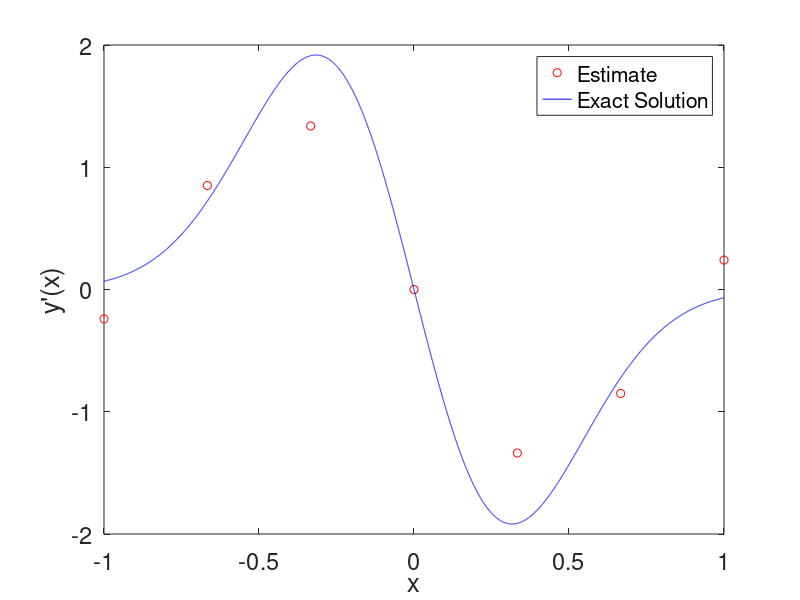
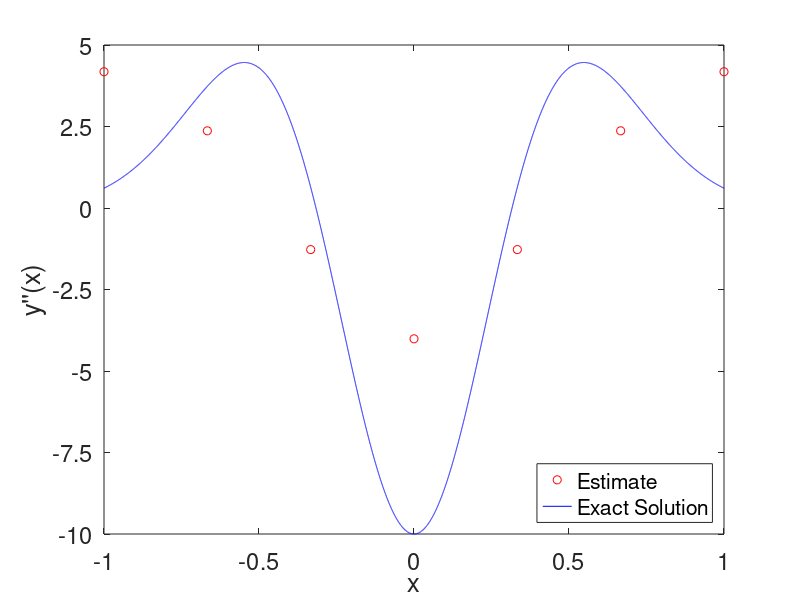
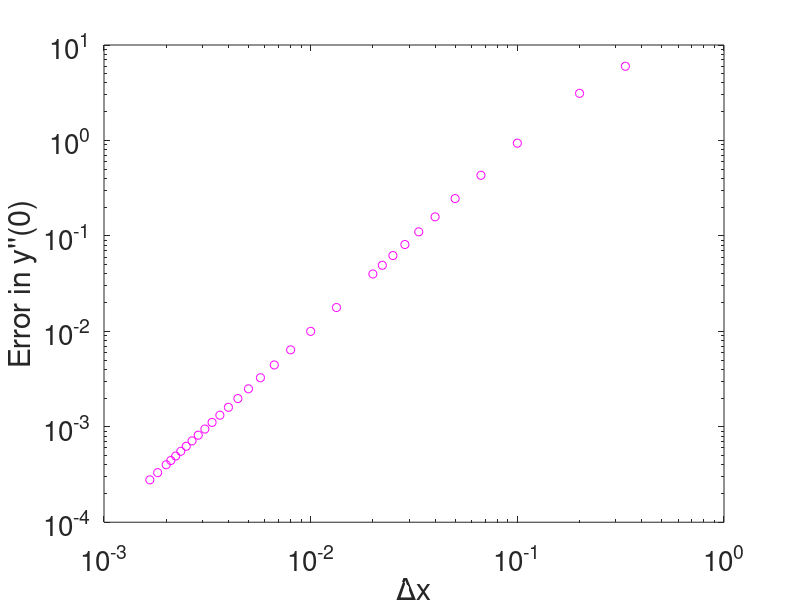

Reproduce these figures in MATLAB, in order.
% 901965168
% Chris Kreienkamp
% Homework 6

clear
clc
clf

%% SET VARIABLES

N = 6;
a = -1;
b = 1;
x = linspace(a,b,10000);
dx = (b-a)/N;
for i = 1:N+1
    xest(i) = a+dx*(i-1);
end
%           y(x)                       y'(x)                        y''(x)
yfortran = [  6.73794699908546700E-003 -0.24074275327065875        4.1803097056123555     
            0.10836802322189582       0.85052321060752090        2.3672860776567224     
            0.57375342073743274        1.3374479651671562       -1.2757848159112806     
            1.0000000000000000       4.44089209850062616E-016  -4.0123438955014681     
            0.57375342073743296       -1.3374479651671560       -1.2757848159112826     
            0.10836802322189595      -0.85052321060752134        2.3672860776567219     
            6.73794699908546700E-003  0.24074275327065844        4.1803097056123564 ];
yest = yfortran(:,1);
ydotest = yfortran(:,2);
ydotdotest = yfortran(:,3);
        
% Exact Solution
ydot = -10*x.*exp(-5*x.^2);
ydotdot = -10*(1-10*x.^2).*exp(-5*x.^2);

%% PLOT

% y'(x)
figure(1)
plot(xest,ydotest,'ro',x,ydot,'b-')
     xlabel('x','FontSize',24),...
     ylabel('y''(x)','FontSize',24),...
     axis([-1 1 -2 2]),...
     set(gca,'FontSize',17)
     legend('Estimate','Exact Solution','Location','Northeast')

% y''(x)
figure(2)
plot(xest,ydotdotest,'ro',x,ydotdot,'b-')
    yticks([-10,-7.5,-5,-2.5,0,2.5,5])
     xlabel('x','FontSize',24),...
     ylabel('y''''(x)','FontSize',24),...
     axis([-1 1 -10 5]),...
     set(gca,'FontSize',17)
     legend('Estimate','Exact Solution','Location','Southeast')
 
% Error
figure(3)
fortranerror = [0.33333333333333331        5.9876561
0.20000000000000001        3.1166120
0.10000000000000001       0.93653768
6.66666666666666657E-002  0.43156323
5.00000000000000028E-002  0.24588490
4.00000000000000008E-002  0.15830690
3.33333333333333329E-002  0.11029262
2.85714285714285705E-002  8.11901987E-02
2.50000000000000014E-002  6.22403957E-02
2.22222222222222231E-002  4.92205396E-02
2.00000000000000004E-002  3.98935452E-02
1.33333333333333342E-002  1.77567266E-02
1.00000000000000002E-002  9.99333709E-03
8.00000000000000017E-003  6.39727013E-03
6.66666666666666709E-003  4.44312766E-03
5.71428571428571428E-003  3.26459552E-03
5.00000000000000010E-003  2.49958341E-03
4.44444444444444444E-003  1.97504857E-03
4.00000000000000008E-003  1.59982929E-03
3.63636363636363636E-003  1.32219750E-03
3.33333333333333355E-003  1.11102883E-03
3.07692307692307692E-003  9.46685788E-04
2.85714285714285714E-003  8.16282118E-04
2.66666666666666658E-003  7.11077417E-04
2.50000000000000005E-003  6.24973967E-04
2.35294117647058803E-003  5.53612772E-04
2.22222222222222222E-003  4.93810920E-04
2.10526315789473679E-003  4.43200202E-04
2.00000000000000004E-003  3.99989338E-04
1.81818181818181818E-003  3.30571231E-04
1.66666666666666677E-003  2.77772633E-04];
 
loglog(fortranerror(:,1),fortranerror(:,2),'mo')
     xlabel('\Deltax','FontSize',24),...
     ylabel('Error in y''''(0)','FontSize',24),...
     set(gca,'FontSize',20)
